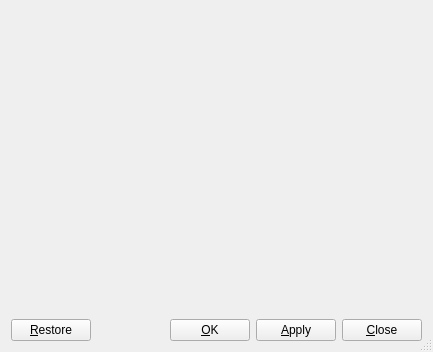
<ui version="4.0" >
 <class>PrefsUi</class>
 <widget class="QDialog" name="PrefsUi" >
  <property name="geometry" >
   <rect>
    <x>0</x>
    <y>0</y>
    <width>433</width>
    <height>352</height>
   </rect>
  </property>
  <property name="sizePolicy" >
   <sizepolicy>
    <hsizetype>1</hsizetype>
    <vsizetype>1</vsizetype>
    <horstretch>0</horstretch>
    <verstretch>0</verstretch>
   </sizepolicy>
  </property>
  <property name="windowTitle" >
   <string/>
  </property>
  <property name="sizeGripEnabled" >
   <bool>true</bool>
  </property>
  <layout class="QGridLayout" >
   <property name="margin" >
    <number>11</number>
   </property>
   <property name="spacing" >
    <number>6</number>
   </property>
   <item row="1" column="0" >
    <layout class="QHBoxLayout" >
     <property name="margin" >
      <number>0</number>
     </property>
     <property name="spacing" >
      <number>6</number>
     </property>
     <item>
      <widget class="QPushButton" name="restorePB" >
       <property name="text" >
        <string>&amp;Restore</string>
       </property>
       <property name="autoDefault" >
        <bool>false</bool>
       </property>
      </widget>
     </item>
     <item>
      <spacer>
       <property name="orientation" >
        <enum>Qt::Horizontal</enum>
       </property>
       <property name="sizeType" >
        <enum>QSizePolicy::Expanding</enum>
       </property>
       <property name="sizeHint" >
        <size>
         <width>20</width>
         <height>20</height>
        </size>
       </property>
      </spacer>
     </item>
     <item>
      <widget class="QPushButton" name="okPB" >
       <property name="text" >
        <string>&amp;OK</string>
       </property>
       <property name="autoDefault" >
        <bool>false</bool>
       </property>
      </widget>
     </item>
     <item>
      <widget class="QPushButton" name="applyPB" >
       <property name="text" >
        <string>&amp;Apply</string>
       </property>
       <property name="autoDefault" >
        <bool>false</bool>
       </property>
      </widget>
     </item>
     <item>
      <widget class="QPushButton" name="closePB" >
       <property name="text" >
        <string>&amp;Close</string>
       </property>
       <property name="autoDefault" >
        <bool>false</bool>
       </property>
      </widget>
     </item>
    </layout>
   </item>
   <item row="0" column="0" >
    <widget class="lyx::frontend::PanelStack" native="1" name="prefsPS" />
   </item>
  </layout>
 </widget>
 <customwidgets>
  <customwidget>
   <class>lyx::frontend::PanelStack</class>
   <extends>QWidget</extends>
   <header>PanelStack.h</header>
   <container>1</container>
  </customwidget>
 </customwidgets>
 <tabstops>
  <tabstop>prefsPS</tabstop>
  <tabstop>restorePB</tabstop>
  <tabstop>okPB</tabstop>
  <tabstop>applyPB</tabstop>
  <tabstop>closePB</tabstop>
 </tabstops>
 <includes>
  <include location="local" >qt_i18n.h</include>
 </includes>
 <resources/>
 <connections/>
</ui>
